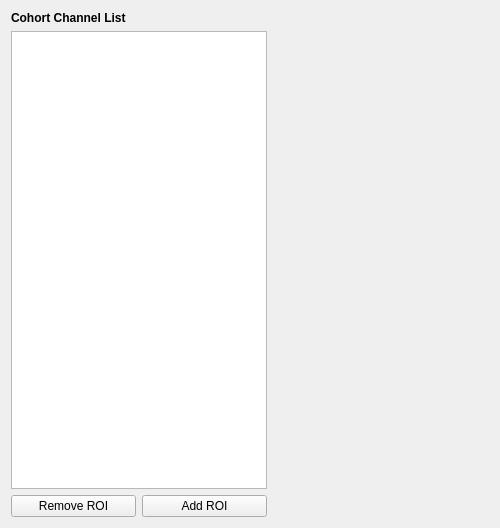
<?xml version="1.0" encoding="UTF-8"?>
<ui version="4.0">
 <class>ROIStep</class>
 <widget class="QWidget" name="ROIStep">
  <property name="geometry">
   <rect>
    <x>0</x>
    <y>0</y>
    <width>500</width>
    <height>528</height>
   </rect>
  </property>
  <property name="windowTitle">
   <string/>
  </property>
  <property name="styleSheet">
   <string notr="true">font: 12pt &quot;Roboto&quot;;</string>
  </property>
  <layout class="QHBoxLayout" name="horizontalLayout_2">
   <item>
    <layout class="QVBoxLayout" name="verticalLayout">
     <item>
      <widget class="QLabel" name="label_3">
       <property name="text">
        <string>&lt;html&gt;&lt;head/&gt;&lt;body&gt;&lt;p&gt;&lt;span style=&quot; font-weight:600;&quot;&gt;Cohort Channel List&lt;/span&gt;&lt;/p&gt;&lt;/body&gt;&lt;/html&gt;</string>
       </property>
      </widget>
     </item>
     <item>
      <widget class="QListWidget" name="chan_cohort_listWidget"/>
     </item>
     <item>
      <layout class="QHBoxLayout" name="horizontalLayout">
       <item>
        <widget class="QPushButton" name="pushButton_rem_ROI">
         <property name="text">
          <string>Remove ROI</string>
         </property>
        </widget>
       </item>
       <item>
        <widget class="QPushButton" name="add_ROI_pushButton">
         <property name="text">
          <string>Add ROI</string>
         </property>
        </widget>
       </item>
      </layout>
     </item>
    </layout>
   </item>
   <item>
    <spacer name="horizontalSpacer">
     <property name="orientation">
      <enum>Qt::Horizontal</enum>
     </property>
     <property name="sizeHint" stdset="0">
      <size>
       <width>215</width>
       <height>20</height>
      </size>
     </property>
    </spacer>
   </item>
  </layout>
 </widget>
 <resources>
  <include location="../../../../../scinodes_poc/src/main/python/ui/themes/themes.qrc"/>
 </resources>
 <connections>
  <connection>
   <sender>add_ROI_pushButton</sender>
   <signal>clicked()</signal>
   <receiver>ROIStep</receiver>
   <slot>add_ROI_slot()</slot>
   <hints>
    <hint type="sourcelabel">
     <x>204</x>
     <y>504</y>
    </hint>
    <hint type="destinationlabel">
     <x>249</x>
     <y>263</y>
    </hint>
   </hints>
  </connection>
  <connection>
   <sender>pushButton_rem_ROI</sender>
   <signal>clicked()</signal>
   <receiver>ROIStep</receiver>
   <slot>rem_ROI_slot()</slot>
   <hints>
    <hint type="sourcelabel">
     <x>87</x>
     <y>504</y>
    </hint>
    <hint type="destinationlabel">
     <x>249</x>
     <y>263</y>
    </hint>
   </hints>
  </connection>
 </connections>
 <slots>
  <slot>add_ROI_slot()</slot>
  <slot>rem_ROI_slot()</slot>
 </slots>
</ui>
